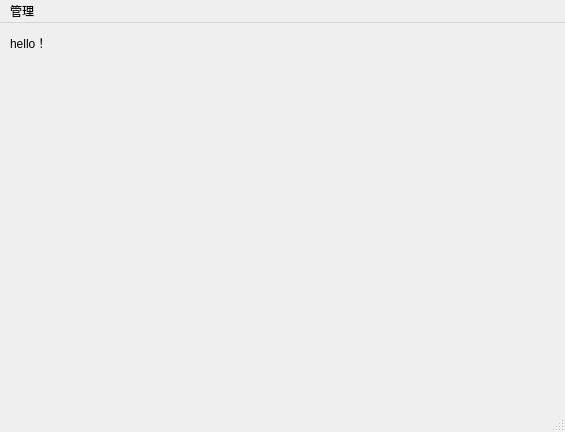
<?xml version="1.0" encoding="UTF-8"?>
<ui version="4.0">
 <class>SMS</class>
 <widget class="QMainWindow" name="SMS">
  <property name="geometry">
   <rect>
    <x>0</x>
    <y>0</y>
    <width>565</width>
    <height>432</height>
   </rect>
  </property>
  <property name="windowTitle">
   <string>SMS</string>
  </property>
  <widget class="QWidget" name="centralwidget">
   <widget class="QLabel" name="label">
    <property name="geometry">
     <rect>
      <x>10</x>
      <y>10</y>
      <width>69</width>
      <height>19</height>
     </rect>
    </property>
    <property name="text">
     <string>hello！</string>
    </property>
   </widget>
  </widget>
  <widget class="QMenuBar" name="menubar">
   <property name="geometry">
    <rect>
     <x>0</x>
     <y>0</y>
     <width>565</width>
     <height>25</height>
    </rect>
   </property>
   <widget class="QMenu" name="menu">
    <property name="title">
     <string>管理</string>
    </property>
   </widget>
   <addaction name="menu"/>
  </widget>
  <widget class="QStatusBar" name="statusbar"/>
 </widget>
 <resources/>
 <connections/>
</ui>
